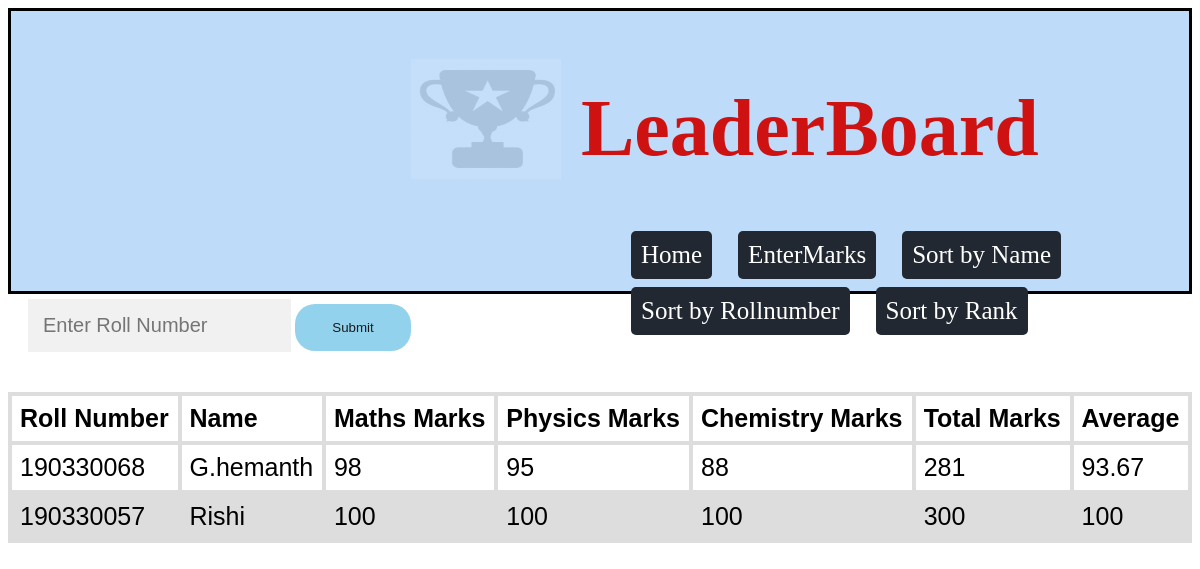
The app's page /sort_by_name with its own data.
### tables this page shows
CREATE TABLE StudentMarks(rank integer primary key autoincrement,roll integer unique,name TEXT ,maths_marks integer,physics_marks integer,chemistry_marks integer,total_marks integer,average integer);

### app.py (the view)
@app.route("/sort_by_name",methods=['GET','POST'])
def Leaderboard1():
    con = sqlite3.connect("marks.db")
    con.row_factory = sqlite3.Row
    cur = con.cursor()
    cur.execute("select * from StudentMarks order by name asc")
    rows = cur.fetchall()
    return render_template("LeaderBoard.html", rows=rows)

### templates/LeaderBoard.html (shortened to what this page needs)
<!DOCTYPE html>
<html lang="en">
<head>
</head>
<body>
<div class="header">
<br>
    <img src="static/images/leaderboard.jpg" class="img1">
    <h1>LeaderBoard</h1>
    <div class="css">
        <a href="/"><button class="button">Home</button></a>
        <a href="EnterMarks"><button class="button">EnterMarks</button></a>
        <a href="sort_by_name"><button class="button"> Sort by Name</button></a>
        <a href="sort_by_RollNumber"><button class="button">Sort by Rollnumber</button></a>
        <a href="Leaderboard"><button class="button">Sort by Rank</button></a>
    </div>
</div>
<div class="search">
    <form action="search_by_RollNumber" method="post">
        <input type="number" placeholder="Enter Roll Number" name="roll" required>
        <button type="submit" class="submit">Submit</button>
    </form>
</div>
<br>
<table>
    <thead>
        <th>Roll Number</th>
        <th>Name</th>
        <th>Maths Marks</th>
        <th>Physics Marks</th>
        <th>Chemistry Marks</th>
        <th>Total Marks</th>
        <th>Average</th>
    </thead>
    {% for row in rows %}
        <tr>
            <td>{{row["roll"]}}</td>
            <td>{{row["name"]}}</td>
            <td>{{row["maths_marks"]}}</td>
            <td>{{row["physics_marks"]}}</td>
            <td>{{row["chemistry_marks"]}}</td>
            <td>{{row["total_marks"]}}</td>
            <td>{{row["average"]}}</td>
        </tr>
    {% endfor %}
</table>
<br><br>
</body>
</html>

### templates/LeaderBoard.html (style rules this page uses)
h1 { font-size:80px; color:#ce1212; }
table { font-family: arial, sans-serif; border-collapse: collapse; width: 100%; }
td, th { border: 4px solid #dddddd; text-align: left; padding: 8px; font-size:25px; }
tr:nth-child(even) { background-color: #dddddd; }
.button { background-color:#222831; border: none; color: white; padding: 10px; text-align: center; text-decoration: none; display: inline-block; font-size: 25px; font-family:times new roman; margin: 4px 2px; cursor: pointer; border-radius: 5px; margin-left:20px; }
.css { margin-left:600px; }
.header { background-color:#bedcfa; height:280px; border:3px solid black; }
h1 { margin-left:570px; }
input[type=number], input[type=text] { width: 20%; padding: 15px; margin: 5px 0 22px 0; display: inline-block; border: none; background: #f1f1f1; font-size:20px; }
.submit { background-color:skyblue; color:black; padding: 16px 20px; margin: 8px 0; border: none; cursor: pointer; width: 10%; opacity: 0.9; border-radius:20px; }
.img1 { float:left; width:150px; height:120px; margin-top:30px; margin-left:400px; opacity: 0.11; }
.search { margin-left:20px; }

### records on screen
StudentMarks: roll "190330068", name "G.hemanth", maths_marks "98", physics_marks "95", chemistry_marks "88", total_marks "281", average "93.67"
StudentMarks: roll "190330057", name "Rishi", maths_marks "100", physics_marks "100", chemistry_marks "100", total_marks "300", average "100"
